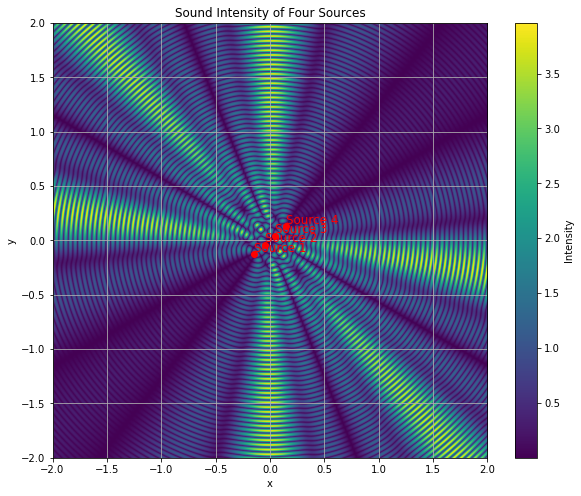

Source code (Python):
# -*- coding: utf-8 -*-
"""
Created on Sun Jun  4 08:41:25 2023

@author: yy
"""

import numpy as np
import matplotlib.pyplot as plt
from scipy.optimize import fsolve

T = 25
v = 4000
V = 331.6 + T * 0.6
l_guess = 0.06
theta_guess = 40

def equations(vars):
    l, theta = vars
    m1 = 1
    m2 = 1
    eq1 = l * np.sin(np.radians(theta)) - m1 * V / 2000 / 2
    eq2 = l * np.sin(np.radians(60 - theta)) - m2 * V / v / 2  
    return [eq1, eq2]

l, theta = fsolve(equations, (l_guess, theta_guess))

x = np.linspace(-2, 2, 1000)
y = np.linspace(-2, 2, 1000)
x, y = np.meshgrid(x, y)

theta_rad = np.radians(theta)

# modify the sources' position to be on the line inclined by theta
sources = [
    (l * np.cos(theta_rad) * i, l * np.sin(theta_rad) * i) for i in [-1.5, -0.5, 0.5, 1.5]
]

intensity = np.zeros_like(x)

for sx, sy in sources:
    r = np.sqrt((x - sx)**2 + (y - sy)**2)
    phi = 2 * np.pi * r * v / V
    intensity += np.sin(phi)

intensity = np.abs(intensity)

plt.figure(figsize=(10,8))
plt.imshow(intensity, extent=(-2, 2, -2, 2), origin='lower')
plt.colorbar(label='Intensity')
plt.title('Sound Intensity of Four Sources')
plt.xlabel('x')
plt.ylabel('y')

for i, (sx, sy) in enumerate(sources, start=1):
    plt.scatter(sx, sy, color='red')
    plt.text(sx, sy, f'Source {i}', color='red', fontsize=12, verticalalignment='bottom')

plt.grid(True)
plt.show()
